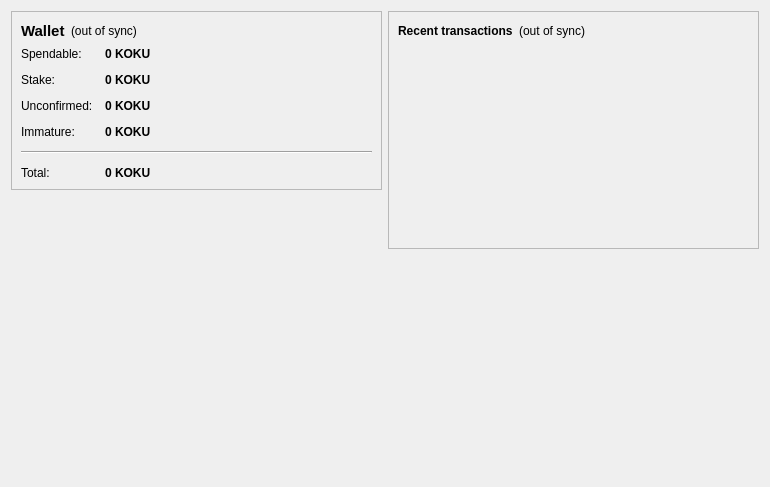
<?xml version="1.0" encoding="UTF-8"?>
<ui version="4.0">
 <class>OverviewPage</class>
 <widget class="QWidget" name="OverviewPage">
  <property name="geometry">
   <rect>
    <x>0</x>
    <y>0</y>
    <width>770</width>
    <height>487</height>
   </rect>
  </property>
  <property name="windowTitle">
   <string>Form</string>
  </property>
  <layout class="QHBoxLayout" name="horizontalLayout" stretch="1,1">
   <item>
    <layout class="QVBoxLayout" name="verticalLayout_2">
     <item>
      <widget class="QFrame" name="frame">
       <property name="frameShape">
        <enum>QFrame::StyledPanel</enum>
       </property>
       <property name="frameShadow">
        <enum>QFrame::Raised</enum>
       </property>
       <layout class="QVBoxLayout" name="verticalLayout_4">
        <item>
         <layout class="QHBoxLayout" name="horizontalLayout_4">
          <item>
           <widget class="QLabel" name="label_5">
            <property name="font">
             <font>
              <pointsize>11</pointsize>
              <weight>75</weight>
              <bold>true</bold>
             </font>
            </property>
            <property name="text">
             <string>Wallet</string>
            </property>
           </widget>
          </item>
          <item>
           <widget class="QLabel" name="labelWalletStatus">
            <property name="toolTip">
             <string>The displayed information may be out of date. Your wallet automatically synchronizes with the koku network after a connection is established, but this process has not completed yet.</string>
            </property>
            <property name="styleSheet">
             <string notr="true"/>
            </property>
            <property name="text">
             <string notr="true">(out of sync)</string>
            </property>
            <property name="alignment">
             <set>Qt::AlignLeading|Qt::AlignLeft|Qt::AlignVCenter</set>
            </property>
           </widget>
          </item>
          <item>
           <spacer name="horizontalSpacer_2">
            <property name="orientation">
             <enum>Qt::Horizontal</enum>
            </property>
            <property name="sizeHint" stdset="0">
             <size>
              <width>40</width>
              <height>20</height>
             </size>
            </property>
           </spacer>
          </item>
         </layout>
        </item>
        <item>
         <layout class="QFormLayout" name="formLayout_2">
          <property name="fieldGrowthPolicy">
           <enum>QFormLayout::AllNonFixedFieldsGrow</enum>
          </property>
          <property name="horizontalSpacing">
           <number>12</number>
          </property>
          <property name="verticalSpacing">
           <number>12</number>
          </property>
          <item row="0" column="0">
           <widget class="QLabel" name="label">
            <property name="text">
             <string>Spendable:</string>
            </property>
           </widget>
          </item>
          <item row="0" column="1">
           <widget class="QLabel" name="labelBalance">
            <property name="font">
             <font>
              <weight>75</weight>
              <bold>true</bold>
             </font>
            </property>
            <property name="cursor">
             <cursorShape>IBeamCursor</cursorShape>
            </property>
            <property name="toolTip">
             <string>Your current spendable balance</string>
            </property>
            <property name="text">
             <string notr="true">0 KOKU</string>
            </property>
            <property name="textInteractionFlags">
             <set>Qt::LinksAccessibleByMouse|Qt::TextSelectableByKeyboard|Qt::TextSelectableByMouse</set>
            </property>
           </widget>
          </item>
          <item row="1" column="0">
           <widget class="QLabel" name="label_6">
            <property name="text">
             <string>Stake:</string>
            </property>
           </widget>
          </item>
          <item row="1" column="1">
           <widget class="QLabel" name="labelStake">
            <property name="font">
             <font>
              <weight>75</weight>
              <bold>true</bold>
             </font>
            </property>
            <property name="cursor">
             <cursorShape>IBeamCursor</cursorShape>
            </property>
            <property name="toolTip">
             <string>Total of coins that was staked, and do not yet count toward the current balance</string>
            </property>
            <property name="text">
             <string notr="true">0 KOKU</string>
            </property>
            <property name="textInteractionFlags">
             <set>Qt::LinksAccessibleByMouse|Qt::TextSelectableByKeyboard|Qt::TextSelectableByMouse</set>
            </property>
           </widget>
          </item>
          <item row="2" column="0">
           <widget class="QLabel" name="label_3">
            <property name="text">
             <string>Unconfirmed:</string>
            </property>
           </widget>
          </item>
          <item row="2" column="1">
           <widget class="QLabel" name="labelUnconfirmed">
            <property name="font">
             <font>
              <weight>75</weight>
              <bold>true</bold>
             </font>
            </property>
            <property name="cursor">
             <cursorShape>IBeamCursor</cursorShape>
            </property>
            <property name="toolTip">
             <string>Total of transactions that have yet to be confirmed, and do not yet count toward the current balance</string>
            </property>
            <property name="text">
             <string notr="true">0 KOKU</string>
            </property>
            <property name="textInteractionFlags">
             <set>Qt::LinksAccessibleByMouse|Qt::TextSelectableByKeyboard|Qt::TextSelectableByMouse</set>
            </property>
           </widget>
          </item>
          <item row="3" column="0">
           <widget class="QLabel" name="labelImmatureText">
            <property name="text">
             <string>Immature:</string>
            </property>
           </widget>
          </item>
          <item row="3" column="1">
           <widget class="QLabel" name="labelImmature">
            <property name="font">
             <font>
              <weight>75</weight>
              <bold>true</bold>
             </font>
            </property>
            <property name="toolTip">
             <string>Mined balance that has not yet matured</string>
            </property>
            <property name="text">
             <string notr="true">0 KOKU</string>
            </property>
            <property name="textInteractionFlags">
             <set>Qt::LinksAccessibleByMouse|Qt::TextSelectableByKeyboard|Qt::TextSelectableByMouse</set>
            </property>
           </widget>
          </item>
          <item row="4" column="0" colspan="2">
           <widget class="Line" name="line">
            <property name="orientation">
             <enum>Qt::Horizontal</enum>
            </property>
           </widget>
          </item>
          <item row="5" column="0">
           <widget class="QLabel" name="labelTotalText">
            <property name="text">
             <string>Total:</string>
            </property>
           </widget>
          </item>
          <item row="5" column="1">
           <widget class="QLabel" name="labelTotal">
            <property name="font">
             <font>
              <weight>75</weight>
              <bold>true</bold>
             </font>
            </property>
            <property name="cursor">
             <cursorShape>IBeamCursor</cursorShape>
            </property>
            <property name="toolTip">
             <string>Your current total balance</string>
            </property>
            <property name="text">
             <string notr="true">0 KOKU</string>
            </property>
            <property name="textInteractionFlags">
             <set>Qt::LinksAccessibleByMouse|Qt::TextSelectableByKeyboard|Qt::TextSelectableByMouse</set>
            </property>
           </widget>
          </item>
         </layout>
        </item>
       </layout>
      </widget>
     </item>
     <item>
      <spacer name="verticalSpacer">
       <property name="orientation">
        <enum>Qt::Vertical</enum>
       </property>
       <property name="sizeHint" stdset="0">
        <size>
         <width>20</width>
         <height>40</height>
        </size>
       </property>
      </spacer>
     </item>
     <item>
      <widget class="QLabel" name="label_2">
       <property name="autoFillBackground">
        <bool>true</bool>
       </property>
       <property name="text">
        <string/>
       </property>
       <property name="pixmap">
        <pixmap resource="../bitcoin.qrc">:/icons/mastbg</pixmap>
       </property>
       <property name="scaledContents">
        <bool>false</bool>
       </property>
       <property name="margin">
        <number>0</number>
       </property>
      </widget>
     </item>
    </layout>
   </item>
   <item>
    <layout class="QVBoxLayout" name="verticalLayout_3">
     <item>
      <widget class="QFrame" name="frame_2">
       <property name="frameShape">
        <enum>QFrame::StyledPanel</enum>
       </property>
       <property name="frameShadow">
        <enum>QFrame::Raised</enum>
       </property>
       <layout class="QVBoxLayout" name="verticalLayout">
        <item>
         <layout class="QHBoxLayout" name="horizontalLayout_2">
          <item>
           <widget class="QLabel" name="label_4">
            <property name="text">
             <string>&lt;b&gt;Recent transactions&lt;/b&gt;</string>
            </property>
           </widget>
          </item>
          <item>
           <widget class="QLabel" name="labelTransactionsStatus">
            <property name="toolTip">
             <string>The displayed information may be out of date. Your wallet automatically synchronizes with the koku network after a connection is established, but this process has not completed yet.</string>
            </property>
            <property name="styleSheet">
             <string notr="true"/>
            </property>
            <property name="text">
             <string notr="true">(out of sync)</string>
            </property>
            <property name="alignment">
             <set>Qt::AlignRight|Qt::AlignTrailing|Qt::AlignVCenter</set>
            </property>
           </widget>
          </item>
          <item>
           <spacer name="horizontalSpacer">
            <property name="orientation">
             <enum>Qt::Horizontal</enum>
            </property>
            <property name="sizeHint" stdset="0">
             <size>
              <width>40</width>
              <height>20</height>
             </size>
            </property>
           </spacer>
          </item>
         </layout>
        </item>
        <item>
         <widget class="QListView" name="listTransactions">
          <property name="styleSheet">
           <string notr="true">QListView { background: transparent; }</string>
          </property>
          <property name="frameShape">
           <enum>QFrame::NoFrame</enum>
          </property>
          <property name="verticalScrollBarPolicy">
           <enum>Qt::ScrollBarAlwaysOff</enum>
          </property>
          <property name="horizontalScrollBarPolicy">
           <enum>Qt::ScrollBarAlwaysOff</enum>
          </property>
          <property name="selectionMode">
           <enum>QAbstractItemView::NoSelection</enum>
          </property>
         </widget>
        </item>
       </layout>
      </widget>
     </item>
     <item>
      <spacer name="verticalSpacer_2">
       <property name="orientation">
        <enum>Qt::Vertical</enum>
       </property>
       <property name="sizeHint" stdset="0">
        <size>
         <width>20</width>
         <height>40</height>
        </size>
       </property>
      </spacer>
     </item>
    </layout>
   </item>
  </layout>
 </widget>
 <resources>
  <include location="../bitcoin.qrc"/>
 </resources>
 <connections/>
</ui>
